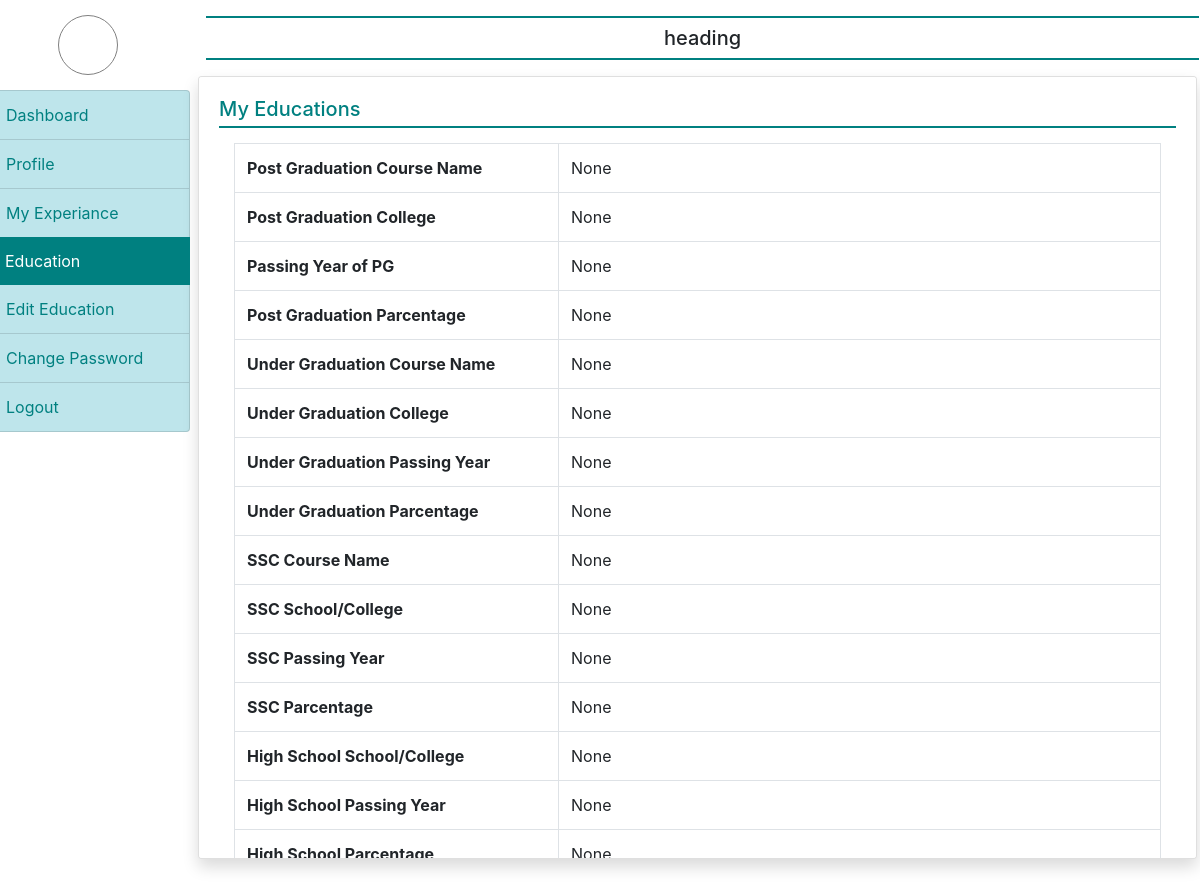
The page /education/ (signed in) on the database as committed earlier.
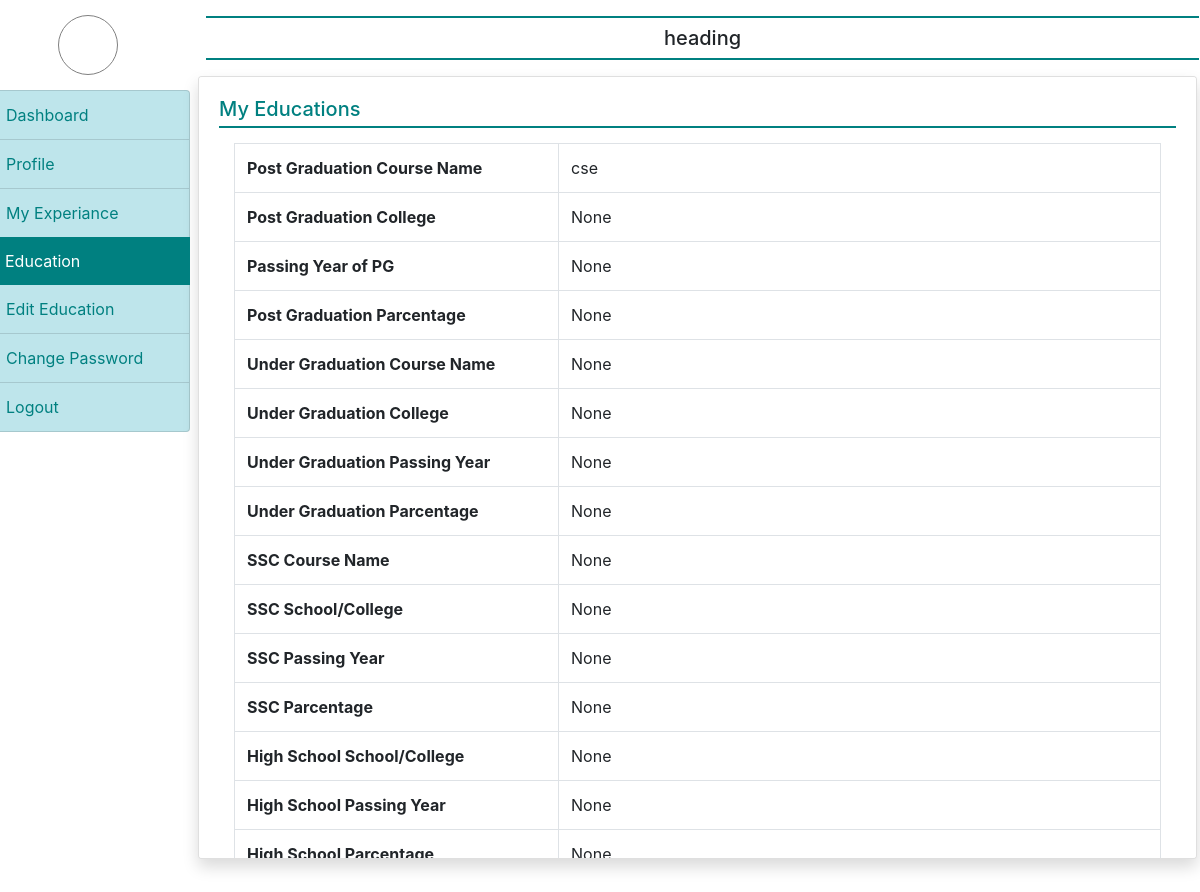
The same page on the database as committed later.
### account/models.py (models this page shows)
class EmployeeEducations(models.Model):
    user= models.ForeignKey(User, on_delete=models.CASCADE)
    course_pg= models.CharField(max_length=200, null=True)
    college_name_pg =models.CharField(max_length=200, null=True)
    pass_year_pg= models.CharField(max_length=60, null=True)
    parcentage_pg= models.CharField(max_length=50, null=True)
    course_ug= models.CharField(max_length=200, null=True)
    college_name_ug =models.CharField(max_length=200, null=True)
    pass_year_ug= models.CharField(max_length=60, null=True)
    parcentage_ug= models.CharField(max_length=50, null=True)
    course_ssc= models.CharField(max_length=200, null=True)
    college_name_scc =models.CharField(max_length=200, null=True)
    pass_year_ssc= models.CharField(max_length=60, null=True)
    parcentage_ssc= models.CharField(max_length=50, null=True)
    course_hc= models.CharField(max_length=200, null=True)
    college_name_hc =models.CharField(max_length=200, null=True)
    pass_year_hc= models.CharField(max_length=60, null=True)
    parcentage_hc= models.CharField(max_length=50, null=True)

### account/views.py (the view)
# urls.py: path('education/', education, name="education"),
def education(request):
    if not request.user.is_authenticated:
        return redirect('login_page')
    user= request.user
    education= EmployeeEducations.objects.get(user=user)
    return render(request, 'education.html', locals())

### account/templates/education.html
{% extends 'emp_base.html' %}
{% load static %}
{% block main %}
<h5 class="profile">My Educations</h5>
<div class="container">
    <table class="table table-bordered">
        <tr>
            <th scope="col" style="width: 35%">Post Graduation Course Name</th>
            <td>{{education.course_pg}}</td>
        </tr>
        <tr>
            <th scope="col" style="width: 35%">Post Graduation College</th>
            <td>{{ education.college_name_pg }}</td>
        </tr>
        <tr>
            <th scope="col" style="width: 35%"> Passing Year of PG</th>
            <td>{{ education.pass_year_pg }}</td>
        </tr>
        <tr>
            <th scope="col" style="width: 35%">Post Graduation Parcentage</th>
            <td>{{education.parcentage_pg}}</td>
        </tr>
        <tr>
            <th scope="col" style="width: 35%">Under Graduation Course Name</th>
            <td>{{education.course_ug}}</td>
        </tr>
        <tr>
            <th scope="col" style="width: 35%">Under Graduation College</th>
            <td>{{ education.college_name_ug }}</td>
        </tr>
        <tr>
            <th scope="col" style="width: 35%">Under Graduation Passing Year</th>
            <td>{{ education.pass_year_ug }}</td>
        </tr>
        <tr>
            <th scope="col" style="width: 35%">Under Graduation Parcentage</th>
            <td>{{education.parcentage_ug}}</td>
        </tr>
        <tr>
            <th scope="col" style="width: 35%">SSC Course Name</th>
            <td>{{education.course_ssc}}</td>
        </tr>
        <tr>
            <th scope="col" style="width: 35%">SSC School/College</th>
            <td>{{ education.college_name_scc }}</td>
        </tr>
        <tr>
            <th scope="col" style="width: 35%">SSC Passing Year</th>
            <td>{{ education.pass_year_ssc }}</td>
        </tr>
        <tr>
            <th scope="col" style="width: 35%">SSC Parcentage</th>
            <td>{{education.parcentage_ssc}}</td>
        </tr>
        <tr>
            <th scope="col" style="width: 35%">High School School/College</th>
            <td>{{ education.college_name_hc }}</td>
        </tr>
        <tr>
            <th scope="col" style="width: 35%">High School Passing Year</th>
            <td>{{ education.pass_year_hc }}</td>
        </tr>
        <tr>
            <th scope="col" style="width: 35%">High School Parcentage</th>
            <td>{{education.parcentage_hc}}</td>
        </tr>
    </table>
</div>
{% endblock %}

Rows that differ between the two databases and show on the page:
changed EmployeeEducations "None": course_pg "None" → "cse"
